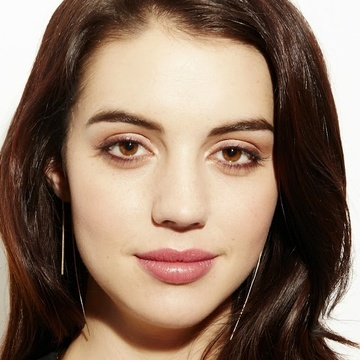
#> input picture dataset/Best_Images/Adelaide Kane/best_match.jpg, 360 x 360 px, shrunk from 522 x 522 before the run
$ python best_img_clean.py
#> lines starting #> are read from the running program, lines starting #| are printed output that depends on the picture
import os
import cv2
import glob
import shutil
import numpy as np  # 新增导入 numpy


def process_best_images():
    base_dir = r"C:\Users\86153\Desktop\FaceBeautyProject\dataset\Best_Images"

    if not os.path.exists(base_dir):
        print(f"错误: 找不到路径 {base_dir}")
        return

    face_cascade_path = cv2.data.haarcascades + 'haarcascade_frontalface_default.xml'
    face_cascade = cv2.CascadeClassifier(face_cascade_path)

    failed_persons = []

    subdirs = [os.path.join(base_dir, d) for d in os.listdir(base_dir) if os.path.isdir(os.path.join(base_dir, d))]
    total_folders = len(subdirs)

    print(f"总计找到 {total_folders} 个明星文件夹，开始处理...")

    for i, subdir in enumerate(subdirs):
        person_name = os.path.basename(subdir)
        print(f"[{i + 1}/{total_folders}] 正在处理: {person_name}")

        image_files = []
        for ext in ('*.jpg', '*.jpeg', '*.png', '*.webp', '*.JPG', '*.JPEG', '*.PNG'):
            image_files.extend(glob.glob(os.path.join(subdir, ext)))

        if not image_files:
            print(f"    -> 跳过: 文件夹中未找到图片")
            continue

        best_match_path = os.path.join(subdir, 'best_match.jpg')

        target_img_path = best_match_path if os.path.exists(best_match_path) else image_files[0]

        # 【修改点 1：使用 numpy 处理中文路径读取】
        try:
            img = cv2.imdecode(np.fromfile(target_img_path, dtype=np.uint8), cv2.IMREAD_COLOR)
#> img is the input picture: shape (360, 360, 3); mean B, G, R 100.6, 117.7, 141.6
        except Exception as e:
            img = None

        if img is None:
            print(f"    -> 读取失败: {target_img_path}")
            failed_persons.append(person_name)
            continue

        img_h, img_w = img.shape[:2]
#> img_h = 360; img_w = 360
        gray = cv2.cvtColor(img, cv2.COLOR_BGR2GRAY)
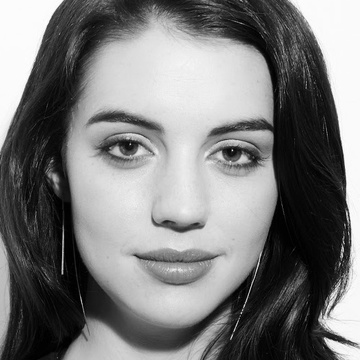
#> gray: shape (360, 360); min 0, max 255, mean 122.9

        faces = face_cascade.detectMultiScale(gray, scaleFactor=1.1, minNeighbors=5, minSize=(50, 50))
#> faces = [[46, 49, 263, 263]]

        if len(faces) == 0:
            print("    -> 失败: 未能识别出人脸或不清晰")
            failed_persons.append(person_name)
            if target_img_path != best_match_path:
                shutil.move(target_img_path, best_match_path)
            continue

        # 选出面积最大的人脸
        faces = sorted(faces, key=lambda f: f[2] * f[3], reverse=True)
        x, y, w, h = faces[0]
#> x = 46; y = 49; w = 263; h = 263

        # ==========================================================
        # 【核心修改点：1:1 正方形裁剪逻辑】
        # ==========================================================
        # 1. 计算人脸中心点
        cx = x + w // 2
#> cx = 177
        cy = y + h // 2
#> cy = 180

        # 2. 确定正方形的边长：取人脸宽高中较大的一个，加上四周留白 (这里取 1.6 倍)
        side = int(max(w, h) * 1.6)
#> side = 420

        # 3. 确保正方形边长不超过原图的【最短边】
        side = min(side, img_w, img_h)
#> side = 360

        # 4. 根据中心点和边长，计算初始的左上角坐标
        new_x = cx - side // 2
#> new_x = -3
        new_y = cy - side // 2
#> new_y = 0

        # 5. 边界检测与平移调整 (保证框是完整的 1:1 正方形，且不越出原图)
        if new_x < 0:
            new_x = 0
        elif new_x + side > img_w:
            new_x = img_w - side

        if new_y < 0:
            new_y = 0
        elif new_y + side > img_h:
            new_y = img_h - side

        new_right = new_x + side
#> new_right = 360
        new_bottom = new_y + side
#> new_bottom = 360

        # 6. 判断跳过条件：如果原图已经是正方形(宽高差极小)，且要裁的区域基本覆盖全图，则直接跳过
        if abs(img_w - img_h) <= 5 and (side * side) >= (img_w * img_h * 0.90):
            print("    -> 尺寸已经是 1:1 正方形且比例合适，跳过裁剪")
            if target_img_path != best_match_path:
                shutil.move(target_img_path, best_match_path)
        else:
            # 执行 1:1 裁剪
            cropped_img = img[new_y:new_bottom, new_x:new_right]

            # 【修改点 2：使用 numpy 处理中文路径保存】
            cv2.imencode('.jpg', cropped_img)[1].tofile(best_match_path)

            if target_img_path != best_match_path and os.path.exists(target_img_path):
                os.remove(target_img_path)

            print("    -> 成功裁剪为 1:1 正方形并保存为 best_match.jpg")
#> pass 2 of the loop in process_best_images, `for i, subdir in enumerate(subdirs):`:
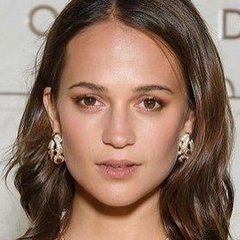
#> input picture dataset/Best_Images/Alicia Vikander/best_match.jpg, 240 x 240 px, shrunk from 349 x 349 before the run
#> in process_best_images, img is the input picture: shape (240, 240, 3); mean B, G, R 99, 114.6, 143.3
#> in process_best_images, `gray = cv2.cvtColor(img, cv2.COLOR_BGR2GRAY)`:
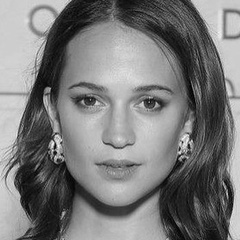
#> gray: shape (240, 240); min 1, max 246, mean 121.4
#> faces = [[43, 43, 152, 152]]
#> x = 43; w = 152
#> cx = 119
#> in process_best_images, `side = int(max(w, h) * 1.6)`: side = 243
#> in process_best_images, `side = min(side, img_w, img_h)`: side = 240
#> new_x = -1
#> new_right = 240
#> pass 3 of the loop in process_best_images, `for i, subdir in enumerate(subdirs):`:
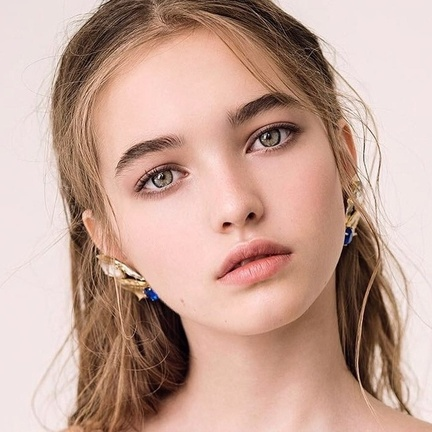
#> input picture dataset/Best_Images/Anastasia Bezrukova/best_match.jpg, 432 x 432 px, shrunk from 627 x 627 before the run
#> in process_best_images, img is the input picture: shape (432, 432, 3); mean B, G, R 151.1, 163.9, 197.4
#> in process_best_images, `gray = cv2.cvtColor(img, cv2.COLOR_BGR2GRAY)`:
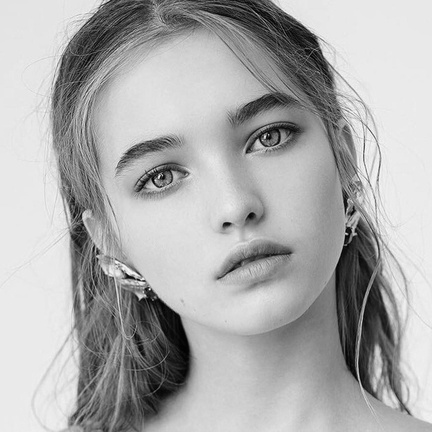
#> gray: shape (432, 432); min 0, max 254, mean 172.5
#> faces = [[61, 30, 308, 308]]
#> x = 61; y = 30; w = 308
#> cx = 215
#> cy = 184
#> in process_best_images, `side = int(max(w, h) * 1.6)`: side = 492
#> in process_best_images, `side = min(side, img_w, img_h)`: side = 432
#> new_y = -32
#> new_right = 432
#> the loop made 5 passes; the first 3 are shown
        # ==========================================================

    print("\n" + "=" * 40)
    print("清洗与裁剪任务完成！")
    print(f"总计识别失败/不清晰 人数: {len(failed_persons)}")
    if failed_persons:
        print("名单如下 (你可以手动处理这些图片):")
        for name in failed_persons:
            print(f" - {name}")
    print("=" * 40)


if __name__ == "__main__":
    process_best_images()
